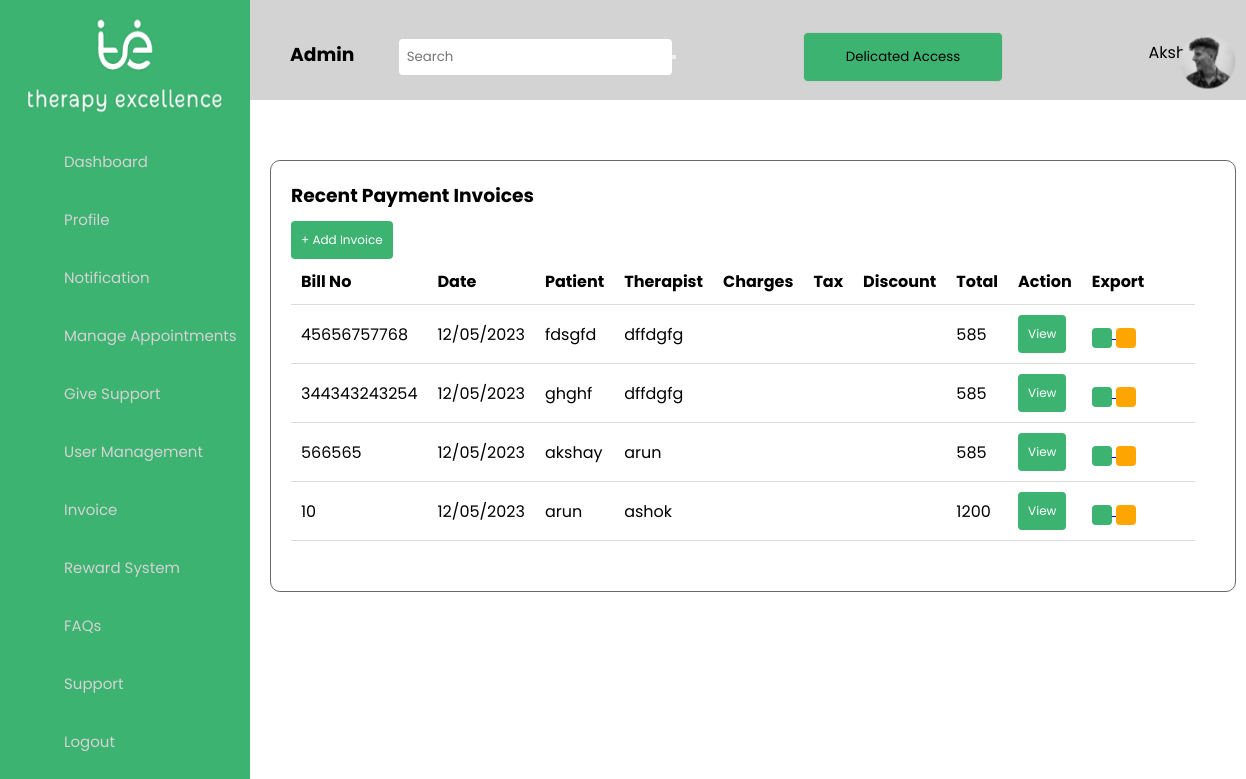
Screenshot of /adinvoice with the database file from the repository.
### Admin/models.py (models this page shows, shortened)
class Admin_Invoice(models.Model):
    ID=models.AutoField(primary_key=True,blank=True,unique=True)
    Bill_No=models.CharField(max_length=42)
    Patient_Name=models.CharField(max_length=42)
    Phone_Number=models.CharField(max_length=42)
    Email= models.EmailField()
    Assigned_Therapist= models.CharField(max_length=42)
    Date = models.CharField(max_length=42)
    Address= models.CharField(max_length=42)
    Total_Amount= models.CharField(max_length=42)
    Payment_Method= models.CharField(max_length=42)
    Payment_Status= models.CharField(max_length=42)

### Admin/views.py (the view)
# urls.py: path(r'adinvoice',AdminInvoiceListing.as_view(),name='adinvoice'),
class AdminInvoiceListing(View):
    template_name = 'adinvoice.html'
    def get(self,request):
        cust_obj = Admin_Invoice.objects.all()
        context = {
        'adinvoice':cust_obj
        }
        return render(request,self.template_name,context)

### templates/adinvoice.html (shortened to what this page needs)
{% load static %}
<!DOCTYPE html>
<html lang="en">
<head>
    <link rel="stylesheet" href="{% static 'css/Appointments.css' %} ">
    <link rel="stylesheet" href="{% static 'css/sidebar.css' %}" >
    <link href="https://unpkg.com/boxicons@2.0.7/css/boxicons.min.css" rel="stylesheet" />
    <link rel="stylesheet" href="https://cdnjs.cloudflare.com/ajax/libs/normalize/5.0.0/normalize.min.css">
    <link rel="stylesheet" href="{% static 'css/list1.css' %}" >
</head>
<body>
<div class="sidebar">
        <img src="static/img/images/logo_2.png" alt="Side Navigation Image">
      <ul class="nav-list">
        <li>
          <a href="adminhome">
           <i><iconify-icon icon="material-symbols:dashboard"></iconify-icon></i>
            <span class="links_name">Dashboard</span>
          </a>
        </li>
        <li>
          <a href="adprofile">
           <i><iconify-icon icon="iconamoon:profile-duotone"></iconify-icon></i>
            <span class="links_name">Profile</span>
          </a>
        </li>
        <li>
          <a href="adnotification">
             <i><iconify-icon icon="iconamoon:notification-duotone"></iconify-icon></i>
            <span class="links_name">Notification</span>
          </a>
        </li>
        <li>
          <ul>
          <li class="section">
              <a href="#"><i><iconify-icon icon="uil:calender"></iconify-icon></i>
                  <span class="links_name">Manage Appointments</span>
              </a>
          </li>
        </ul>
          <ul>
          <li class="section">
              <a href="#"><i><iconify-icon icon="healthicons:wold-care"></i>
                  <span class="links_name">Give Support</span>
              </a>
          </li>
          <ul>
          <li class="section">
              <a href="#"><i><iconify-icon icon="fa-solid:users"></i>
                  <span class="links_name">User Management</span>
              </a>
          </li>
              </ul>
          </li>
        <li>
            <a href="adinvoice"><i><iconify-icon icon="la:file-invoice"></i>
            <span class="links_name">Invoice</span>
          </a>
        </li>
        <li>
          <a href="adrewardsystem"><i><iconify-icon icon="fluent:reward-12-filled"></i>
            <span class="links_name">Reward System</span>
          </a>
        </li>
        <li>
            <a href="adfaq"><i><iconify-icon icon="streamline:interface-help-question-circle-circle-faq-frame-help-info-mark-more-query-question"></i>
            <span class="links_name">FAQs</span>
          </a>
        </li>
        <li>
            <a href="adsupport"><i><iconify-icon icon="bx:headphone"></i>
            <span class="links_name">Support</span>
          </a>
        </li>
        <li>
          <a href="logout">
            <i><iconify-icon icon="material-symbols:logout"></i>
            <span class="links_name">Logout</span>
          </a>
        </li>
      </ul>
    </div>
    <section class="home-section">
  <nav>
    <ul>
      <li><h3><a href="#">Admin</a></li></h3>
       <li class="search-bar">
        <form>
          <input type="text" placeholder="Search">
          <button type="submit"></button>
        </form>
      </li>
      <li>
          <button class="my-button1">Delicated Access</button>
      </li>
      <img src="static/img/images/Ellipse_1.png">
       <li class="right">
  <a href="#">Akshay</a>
</li>
    </ul>
  </nav>
   <div class="container">
        <div class="profile-card">
          <h3 >Recent Payment Invoices</h3>
<div class="account-info">
                    <div class="data">
                        <div class="important-data">
                            <section class="data-item">
        <a href="adminaddinvoice"><button type="button" class="my-button green-button">+ Add Invoice</button></a>
      </div>
          <table>
                    <thead>
                        <div> <form action="adinvoice" method="POST">
    <div >
         <table class="table">
            <thead>
            <tr>
                <th><b>Bill No</b></th>
        <th><b>Date</b></th>
        <th><b>Patient</b></th>
        <th><b>Therapist</b></label></th>
        <th><b>Charges</b></th>
        <th><b>Tax</b></th>
        <th><b>Discount</b></th>
        <th><b>Total</b></th>
        <th><b>Action</b></th>
        <th><b>Export</b></th>
    </tr>
</thead>
 {% for item in adinvoice %}
<tbody>
    <tr>
        <td>{{item.Bill_No}}</td>
        <td>{{item.Date}}</td>
        <td>{{item.Patient_Name}}</td>
        <td>{{item.Assigned_Therapist}}</td>
        <td>{{item.Charges}}</td>
        <td>{{item.Tax}}</td>
        <td>{{item.Discount}}</td>
        <td>{{item.Total_Amount}}</td>
        <td>
                    <a href="#" class="table-link">
                        <button type="button" class="my-button green-button">View</button>
                    </a>
                 </td>
                 <td style="width: 20%;">
                                <a href="Adminupdateinvoice{{item.ID}}" class="table-link">
                                    <button type="button" class="my-button green-button"><i><iconify-icon icon="material-symbols:edit"></i></button>
                                </a>
                                <a href="export-invoices" class="table-link danger">
                                     <button type="button" class="my-button orange-button"><i><iconify-icon icon="bxs:file-export"></i></button>
                                </a>
                            </td>
                </tr>
            </tbody>
                {% endfor %}
        </table>
    </div>
</body>
</html>

### static/css/Appointments.css (style rules this page uses)
html { box-sizing: border-box; font-family: Arial, Helvetica, sans-serif; }
body { background-image: url(/images/banner.jpg); background-size: cover; }
.profile-card h3 { padding: 10px; }
.container { height: auto; backdrop-filter: blur(20px); display: flex; justify-content: center; align-items: center; margin-top: 60px; margin-right: 10px; }
.profile-card { width: 1100px; height: auto; background-color: white; border-radius: 10px; border: 1px solid dimgray; padding: 10px; margin-left: 20px; display: grid; grid-template-rows: 10px auto; }
.account-info { display: grid; padding: 10px; margin-top:10px; margin-bottom: 10px; margin-left:-30px; margin-right: 0px; }
.data { flex-direction: column; justify-content: space-between; color: var(--secondary-color); padding: 20px; text-align: center; border: 1px solid var(--border-color); border-radius: 10px; margin-left: 10px; }
.important-data { display: flex; justify-content: space-between; align-items: center; }

### static/css/sidebar.css (style rules this page uses)
* { margin: 0; padding: 0; box-sizing: border-box; font-family: "Poppins" , sans-serif; }
.sidebar { position: fixed; left: 0; top: 0; height: 150vh; width: 250px; background: rgb(60, 179, 113); padding: 6px 14px; z-index: 99; overflow-y: scroll; }
.sidebar img { display: block; margin: 10px auto; width: 200px; height: 100px; }
.sidebar i { color: #fff; height: 60px; min-width: 50px; font-size: 25px; text-align: center; line-height: 60px; }
.sidebar .nav-list { margin-top: 20px; height: 100%; }
.sidebar li { position: relative; margin: 8px 0; list-style: none; }
.sidebar li a { display: flex; height: 101%; width: 101%; border-radius: 12px; align-items: center; text-decoration: none; transition: all 0.4s ease; background:; }
.sidebar li a .links_name { color: lightgrey; font-size: 15px; font-weight: 400; white-space: nowrap; }
.sidebar li i { height: 50px; line-height: 50px; font-size: 18px; border-radius: 12px; }
.home-section { position: relative; background:white; min-height: 100vh; top: 0; left: 250px; width: calc(100% - 250px); transition: all 0.5s ease; z-index: 2; }
nav { background-color: lightgrey; height: 100px; }
nav ul { list-style-type: none; margin: 0; padding: 0; }
nav ul li { display: inline-block; }
nav ul li.right { float: right; }
nav ul li a { display: block; padding: 40px; color: black; text-decoration: none; }
nav ul li.search-bar { margin-left: auto; width: 400px; }
nav form { display: flex; align-items: center; }
nav input[type="text"] { padding: 8px; border: none; border-radius: 4px; }
nav img { transform: translate(315%, 50%); }
.my-button1 { width: 200px; padding: 5px; height: 50px; background-color: rgb(60, 179, 113); border: 1px solid #ccc; border-radius: 5px; }

### static/css/list1.css (style rules this page uses)
table { border-collapse: collapse; width: 100%; }
th, td { padding: 10px; text-align: left; border-bottom: 1px solid #ddd; }
th { background-color:; }
.my-button { display: inline-block; padding: 10px 10px; font-size: 12px; text-align: center; text-decoration: none; border: none; border-radius: 4px; cursor: pointer; transition: background-color 0.3s ease; }
.green-button { background-color: MediumSeaGreen; color: #fff; }
.orange-button { background-color: orange; color: #fff; }

### rows the page displays
Admin_Invoice: Bill_No "45656757768", Date "12/05/2023", Patient_Name "fdsgfd", Assigned_Therapist "dffdgfg", Total_Amount "585"
Admin_Invoice: Bill_No "344343243254", Date "12/05/2023", Patient_Name "ghghf", Assigned_Therapist "dffdgfg", Total_Amount "585"
Admin_Invoice: Bill_No "566565", Date "12/05/2023", Patient_Name "akshay", Assigned_Therapist "arun", Total_Amount "585"
Admin_Invoice: Bill_No "10", Date "12/05/2023", Patient_Name "arun", Assigned_Therapist "ashok", Total_Amount "1200"
